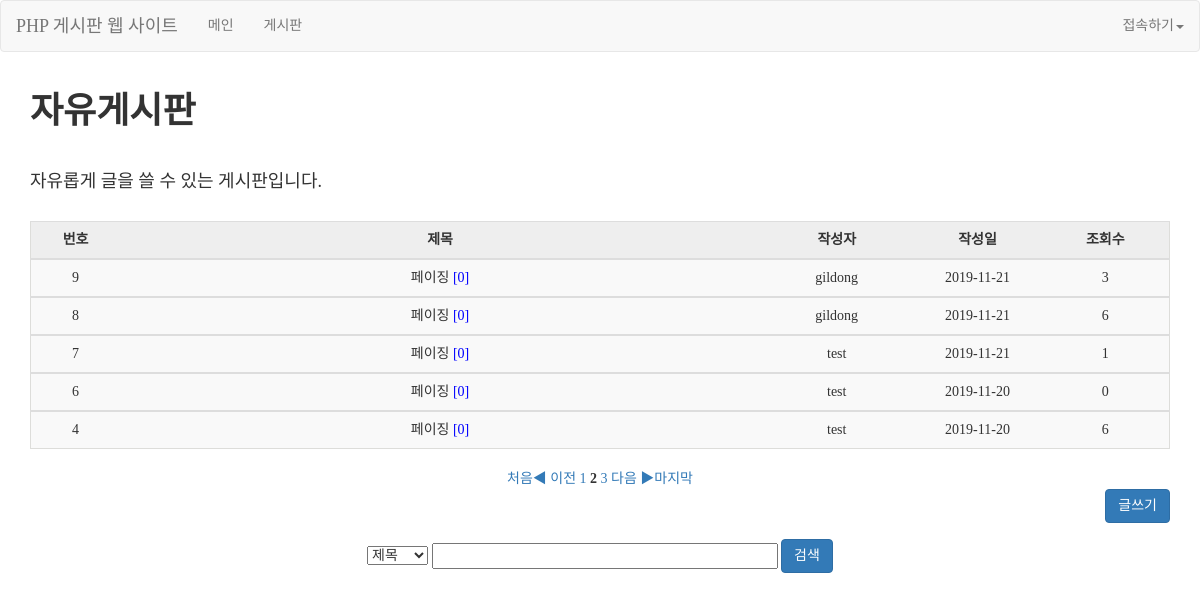
Screenshot of /gimal/list.php?page=2 with the database file from the repository.
### tables this page shows
CREATE TABLE `board` (
  `idx` int(11) NOT NULL,
  `name` varchar(100) NOT NULL,
  `pw` varchar(100) NOT NULL,
  `title` varchar(100) NOT NULL,
  `content` text NOT NULL,
  `date` date NOT NULL,
  `hit` int(11) NOT NULL,
  `lock_post` int(11) NOT NULL
);

### gimal/db/db_con.php (called while the page is built)
<?php
	$db_id="root";
	$db_pw="";
	$db_name="bbs";
	$db_domain="localhost";
	$db=mysqli_connect($db_domain,$db_id,$db_pw,$db_name);
	function mq($sql){
		global $db;
		return $db->query($sql);
	}
?>

### gimal/list.php (the view, shortened to what this page needs)
<?php
	include_once "./config.php";
	include_once "./db/db_con.php";
	if (isset($_GET["page"]))
		$page = $_GET["page"];
	else
		$page = 1;
?>
<!DOCTYPE html>
<html>
	<head>
		<?php include_once "./fragments/head.php";?>
	</head>
	<body>
		<nav class="navbar navbar-default">
			<?php include_once "./fragments/header.php";?>
		</nav>
		<div class="container">
			<div id="board_area">
			  <h1><b>자유게시판</b></h1><br>
			  <h4>자유롭게 글을 쓸 수 있는 게시판입니다.</h4><br>
			  <table class="table table-striped" style="text-align: center; border: 1px solid #ddddda">
			  	<tr>
					<th style="background-color: #eeeeee; text-align: center;">번호</th>
					<th style="background-color: #eeeeee; text-align: center;">제목</th>
					<th style="background-color: #eeeeee; text-align: center;">작성자</th>
					<th style="background-color: #eeeeee; text-align: center;">작성일</th>
					<th style="background-color: #eeeeee; text-align: center;">조회수</th>
			    </tr>
			    <?php
			    	$sql = mq("select
			    					*
			    			   from
			    					board
			    			");
			    	$total_record = mysqli_num_rows($sql);
			    	$list = 5;
			  		$block_cnt = 5;
			  		$block_num = ceil($page / $block_cnt);
			  		$block_start = (($block_num - 1) * $block_cnt) + 1;
			    	$block_end = $block_start + $block_cnt - 1;
			    	$total_page = ceil($total_record / $list);
			    	if($block_end > $total_page){
			    		$block_end = $total_page;
			    	}
			    	$page_start = ($page - 1) * $list;
			    	$sql2 = mq("select
			    					*
			    				from
			    					board
			    				order by
			    					idx desc limit $page_start, $list
			    			");
			    	while($board = $sql2->fetch_array()){
			    		$title=$board["title"];
			    		$sql3 = mq("select
			    						*
			    				    from
			    						reply
			    					where
			    						con_num='".$board['idx']."'
			    				");
			    		$rep_count = mysqli_num_rows($sql3);
			    ?>
			      <tbody>
			      	<tr>
			          <td width="70"><?=$board['idx']; ?></td>
			          <td width="500">
			          <?php
			          	$lockimg="<img src='./img/lock.png' alt='lock' title='lock' width='18' height='18'>";
			          	if($board['lock_post']=="1"){
			          ?>
			          		<span class="lock_check" style="cursor:pointer" data-action="./read.php?idx="
			          		data-check=<?=$role ?> data-idx="<?=$board['idx']?>" ><?=$title?> <?=$lockimg?></span>
			          <?php
			          	}else{
			          ?>
			          		<span class="read_check" style="cursor:pointer" data-action="./read.php?idx=<?=$board['idx']?>" ><?=$title?></span>
			          		<span style="color:blue;">[<?=$rep_count?>]</span></td>
			          <?php
			          	}
			          ?>
			          <td width="120"><?=$board['name'];?></td>
			          <td width="100"><?=$board['date'];?></td>
			          <td width="100"><?=$board['hit']; ?></td>
			        </tr>
			      </tbody>
			      <?php } ?>
			    </table>
			    <div id="page_num" style="text-align: center;">
			    	<?php
				    	if ($page <= 1){
				    	} else {
				    		echo "<a href='list.php?page=1'>처음</a>";
				    	}
				    	if ($page <= 1){
				    	} else {
				    		$pre = $page - 1;
				    		echo "<a href='list.php?page=$pre'>◀ 이전 </a>";
				    	}
				    	for($i = $block_start; $i <= $block_end; $i++){
				    		if($page == $i){
				    			echo "<b> $i </b>";
				    		} else {
				    			echo "<a href='list.php?page=$i'> $i </a>";
				    		}
				    	}
				    	if($page >= $total_page){
				    	} else {
				    		$next = $page + 1;
				    		echo "<a href='list.php?page=$next'> 다음 ▶</a>";
				    	}
				    	if($page >= $total_page){
				    	} else {
				    		echo "<a href='list.php?page=$total_page'>마지막</a>";
				    	}
					?>
				</div>
			    <div id="write_btn">
			      <a href="write.php"><button class="btn btn-primary pull-right" >글쓰기</button></a>
			    </div>
			  <div id="search_box" style="text-align: center; padding-top: 50px;">
			  	<form action="search_result.php" method="get">
			  		<select name="category">
			  			<option value="title">제목</option>
			  		</select>
			  		<input type="text" name="search" size="40" required="required">
			  			<button class="btn btn-primary">검색</button>
			  	</form>
			  </div>
		  </div>
		</div>
	</body>
</html>

### gimal/css/custom.css (style rules this page uses)
* { font-family : "Nanum Gothic"; }
h1 { font-family : "Hanna"; }

### rows the page displays
board: idx "9", title "페이징", rep_count "0", name "gildong", date "2019-11-21", hit "3"
board: idx "8", title "페이징", rep_count "0", name "gildong", date "2019-11-21", hit "6"
board: idx "7", title "페이징", rep_count "0", name "test", date "2019-11-21", hit "1"
board: idx "6", title "페이징", rep_count "0", name "test", date "2019-11-20", hit "0"
board: idx "4", title "페이징", rep_count "0", name "test", date "2019-11-20", hit "6"
